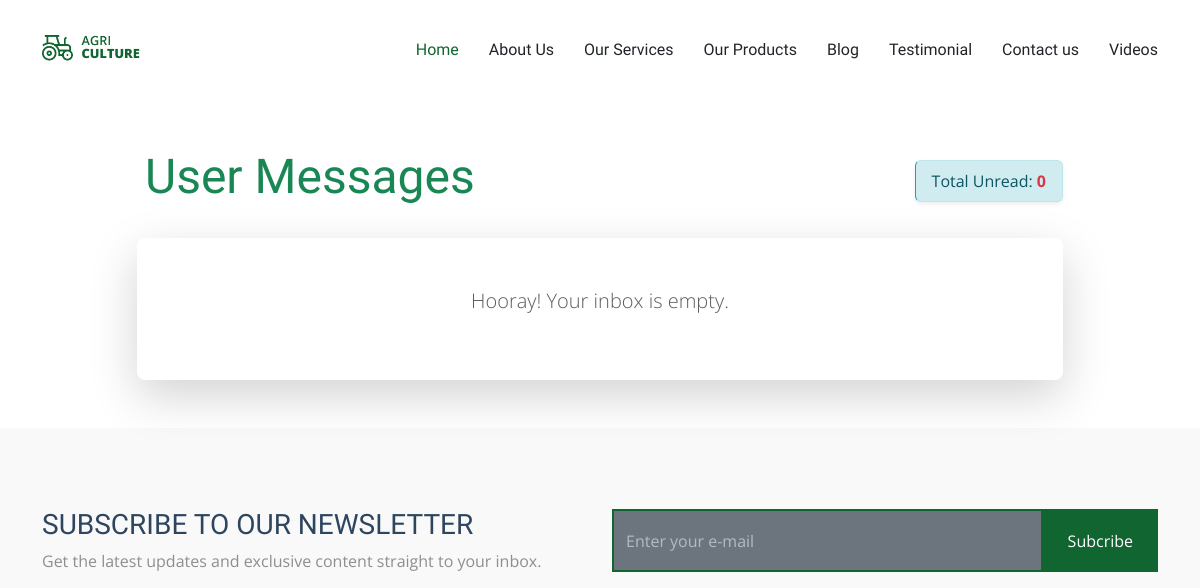
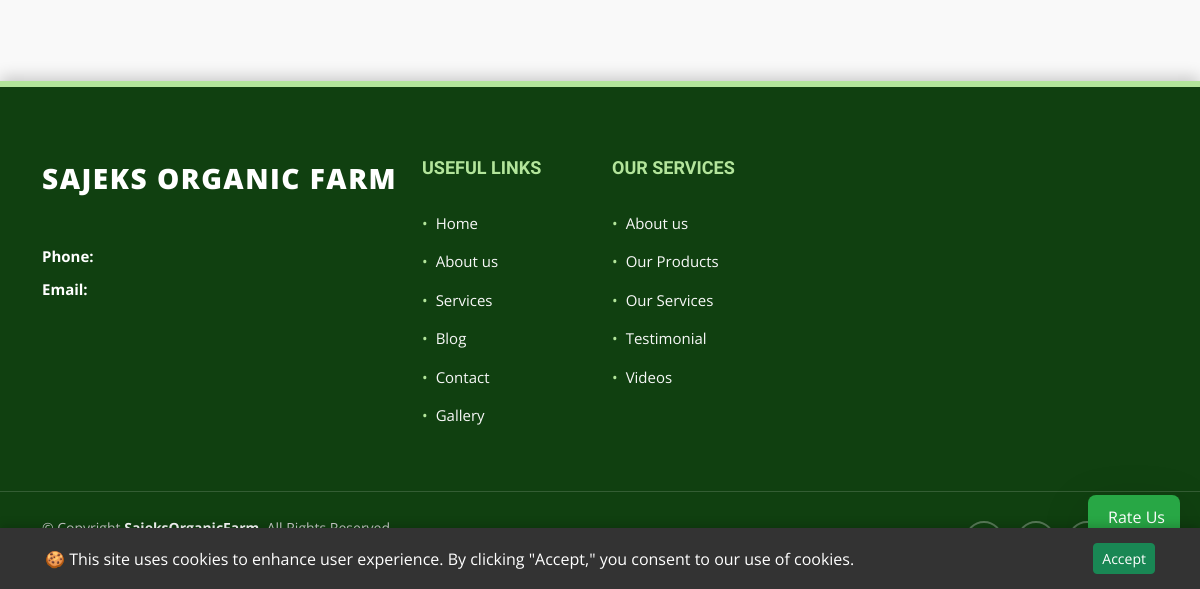
Page /contact_list/ on the earlier database version (2 pictures, top to bottom).
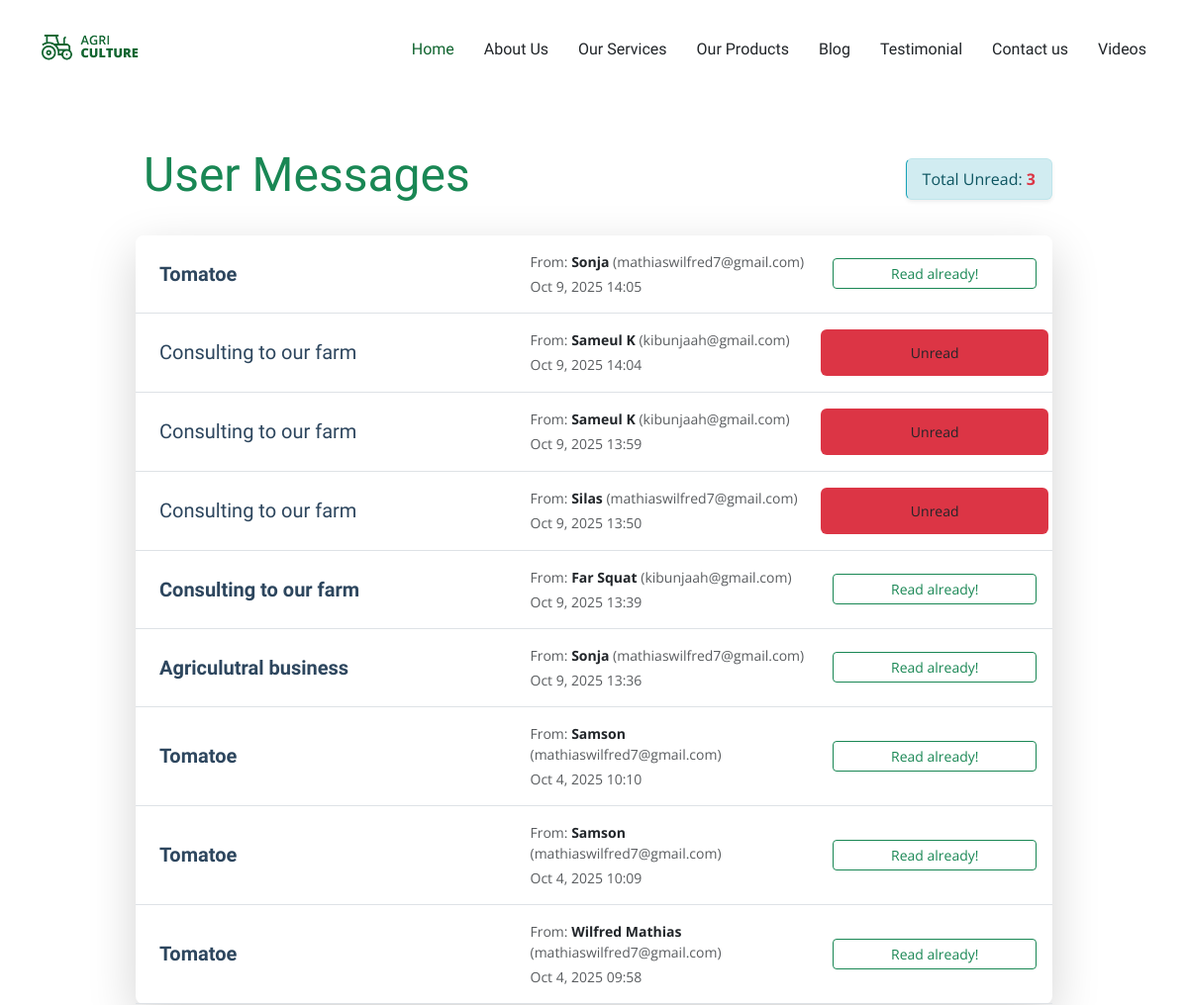
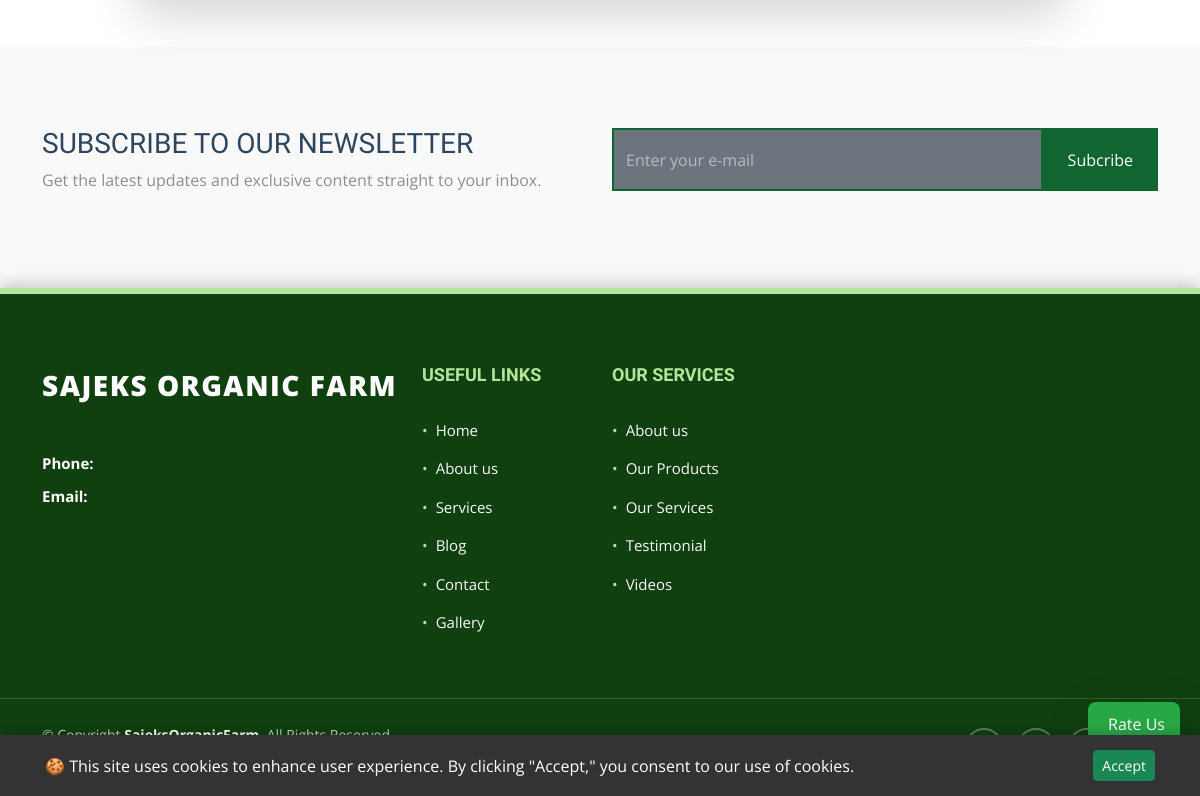
Same page on the later database version (2 pictures, top to bottom).
### sajeksApp/models.py (models this page shows, shortened)
class Contact(models.Model):
    name = models.CharField(max_length=50)
    email = models.EmailField(max_length=50)
    subject=models.CharField(max_length=50)
    message = CKEditor5Field(max_length=500)
    status = models.BooleanField(default=True)
    posted_on = models.DateTimeField(auto_now_add=True)
    class Meta:
        ordering = ['posted_on']

### sajeksApp/views.py (the view)
# urls.py: path('contact_list/', views.contact_list, name ='contact_list'),
def contact_list(request):
    contacts = Contact.objects.all().order_by('-posted_on')
    unread_count= Contact.objects.filter(status = True).count()
    msg_countig = Contact.objects.filter(status =True)
    message_count = msg_countig.count()
    subscribtion_form = SubscribtionForm()
    context ={
        'contacts':contacts,
        'unread_count':unread_count,
        'message_count':message_count,
        'sub_form':subscribtion_form
    }
    return render(request, 'sajeksApp/contact_list.html', context)

### sajeksApp/forms.py
class TestimonialForm(forms.ModelForm):
    rating = forms.IntegerField(
        label='Rate Your Experience (1 to 5 Stars)',
        widget=forms.RadioSelect(choices=[
            (1, '⭐'),
            (2, '⭐⭐'),
            (3, '⭐⭐⭐'),
            (4, '⭐⭐⭐⭐'),
            (5, '⭐⭐⭐⭐⭐')
        ]),
        initial=5,
    )
    class Meta:
        model = Testimonial
        fields = ['full_name', 'rating', 'message', 'image']
        widgets = {
            'full_name': forms.TextInput(attrs={'class': 'form-control form-control-lg', 'placeholder': 'Your Full Name'}),
            'message': forms.Textarea(attrs={'class': 'form-control', 'rows': 6, 'placeholder': 'Share your detailed experience here...'}),
            'image': forms.FileInput(attrs={'class': 'form-control'}), # File inputs need form-control
        }

class SubscribtionForm(forms.ModelForm):
    class Meta:
        model = Subscribtion
        fields = ['email']
        widgets = {
            'email': forms.EmailInput(attrs={
                'class': 'form-control h-100 bg-secondary',
                'placeholder': 'Enter your e-mail',
            }),
        }

### sajeksApp/templates/sajeksApp/contact_list.html (shortened to what this page needs)
{% extends 'sajeksApp/base/base.html' %}
{% load static %}
{% block content %}
<div class="container my-5">
    <div class="row">
        <div class="col-lg-10 offset-lg-1">
            <div class="d-flex justify-content-between align-items-center mb-4">
                <h1 class="display-5 text-success">
                     User Messages
                </h1>
                <div class="alert alert-info py-2 px-3 m-0 shadow-sm">
                    Total Unread: <strong class = "text-danger">{{ unread_count }}</strong>
                </div>
            </div>
            <div class="message-list shadow-lg rounded-3">
                {% for contact in contacts %}
                <div class="message-item p-3 border-bottom {% if not contact.status %}unread-message{% endif %}">
                    <div class="row align-items-center">
                        <div class="col-md-5 d-flex align-items-center">
                            <h5 class="mb-0 text-truncate {% if not contact.status %}fw-bold{% endif %}">
                                {{ contact.subject }}
                            </h5>
                        </div>
                        <div class="col-md-4 text-muted small mt-2 mt-md-0">
                            From: <strong class="text-dark">{{ contact.name }}</strong> ({{ contact.email }})
                            <span class="d-block mt-1">
                                 {{ contact.posted_on|date:"M j, Y H:i" }}
                            </span>
                        </div>
                        {% if contact.status == True %}
                        <div class="col-md-3 badge bg-danger text-success fw-bold p-2">
                            <a href="{% url 'contact_detail' contact.id %}" class="btn btn-sm w-100 w-md-auto">
                                Unread
                            </a>
                        </div>
                        {% else %}
                        <div class="col-md-3 text-end mt-2 mt-md-0">
                            <a href="{% url 'contact_detail' contact.id %}" class="btn btn-sm btn-outline-success w-100 w-md-auto">
                                Read already!
                            </a>
                        </div>
                        {% endif %}
                    </div>
                </div>
                {% empty %}
                <div class="p-5 text-center text-muted">
                    <p class="lead">Hooray! Your inbox is empty.</p>
                </div>
                {% endfor %}
            </div>
        </div>
    </div>
</div>
{% endblock %}

Differences in the rows shown:
added Contact: subject "Tomatoe", name "Sonja", email "mathiaswilfred7@gmail.com", posted_on "Oct 9, 2025 14:05", status "Read already!"
added Contact: subject "Consulting to our farm", name "Sameul K", email "kibunjaah@gmail.com", posted_on "Oct 9, 2025 14:04", status "Unread"
added Contact: subject "Consulting to our farm", name "Sameul K", email "kibunjaah@gmail.com", posted_on "Oct 9, 2025 13:59", status "Unread"
added Contact: subject "Consulting to our farm", name "Silas", email "mathiaswilfred7@gmail.com", posted_on "Oct 9, 2025 13:50", status "Unread"
added Contact: subject "Consulting to our farm", name "Far Squat", email "kibunjaah@gmail.com", posted_on "Oct 9, 2025 13:39", status "Read already!"
added Contact: subject "Agriculutral business", name "Sonja", email "mathiaswilfred7@gmail.com", posted_on "Oct 9, 2025 13:36", status "Read already!"
added Contact: subject "Tomatoe", name "Samson", email "mathiaswilfred7@gmail.com", posted_on "Oct 4, 2025 10:10", status "Read already!"
added Contact: subject "Tomatoe", name "Samson", email "mathiaswilfred7@gmail.com", posted_on "Oct 4, 2025 10:09", status "Read already!"
added Contact: subject "Tomatoe", name "Wilfred Mathias", email "mathiaswilfred7@gmail.com", posted_on "Oct 4, 2025 09:58", status "Read already!"
Other differences:
{{ unread_count }}: "0" → "3"
text no longer shown: "Hooray! Your inbox is empty."
